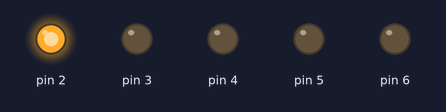
Bench run of a sketch on a simulated Arduino Uno, built with avr-gcc and run on an emulated ATmega328P. Parts: output pins drawn as LEDs (lit = HIGH).

Above: at 0.2 s.
At 1.2 s:
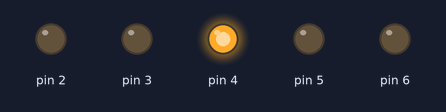
At 2.2 s:
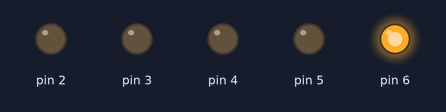
At 2.7 s:
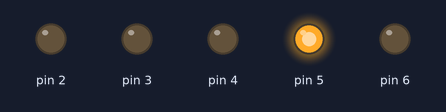
At 5.2 s:
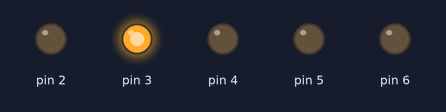
Timing chart, 0 to 5.9 s (numbered marks = the images above):
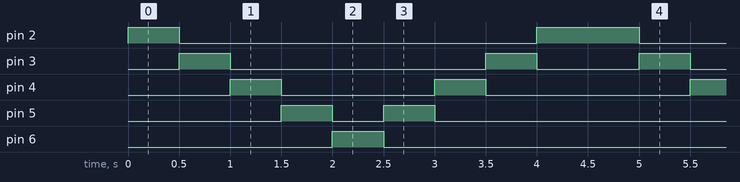

Measured:
- by itself, pin 2: repeats every 4.5 s: LOW 3.5 s, HIGH 1.0 s
- by itself, pin 3: repeats every 4.5 s: LOW 2.5 s, HIGH 0.50 s, LOW 1.0 s, HIGH 0.50 s
- by itself, pin 4: repeats every 4.5 s: LOW 1.5 s, HIGH 0.50 s, LOW 2.0 s, HIGH 0.50 s
- by itself, pin 5: repeats every 4.5 s: LOW 0.50 s, HIGH 0.50 s, LOW 3.0 s, HIGH 0.50 s
- by itself, pin 6: alternates HIGH for 0.50 s and LOW for 4.0 s

The sketch:

Auto_Fantastico1.ino
```cpp
/* FECHA: 08/04/2020
 * AUTOFR: Elías Montenegro Ramos
 * DESCRIPCIÓN DEL PROGRAMA: Practica N°1 Auto Fantástico
 * Este programa visualiza una secuencia de prendido y apagado de LEDs.
*/

void setup()
    {
     pinMode (2, OUTPUT);
     pinMode (3, OUTPUT);
     pinMode (4, OUTPUT);
     pinMode (5, OUTPUT);
     pinMode (6, OUTPUT);
    }

void loop()
    {
      digitalWrite(2, HIGH);
      delay(500);
      digitalWrite(2, LOW);
      digitalWrite(3, HIGH);
      delay(500);
      digitalWrite(3, LOW);
      digitalWrite(4, HIGH);
      delay(500);
      digitalWrite(4, LOW);
      digitalWrite(5, HIGH);
      delay(500);
      digitalWrite(5, LOW);
      digitalWrite(6, HIGH);
      delay(500);
      digitalWrite(6, LOW);
      digitalWrite(5, HIGH);
      delay(500);
      digitalWrite(5, LOW);
      digitalWrite(4, HIGH);
      delay(500);
      digitalWrite(4, LOW);
      digitalWrite(3, HIGH);
      delay(500);
      digitalWrite(3, LOW);
      digitalWrite(2, HIGH);
      delay(500);
      digitalWrite(2, LOW);
    }
```
